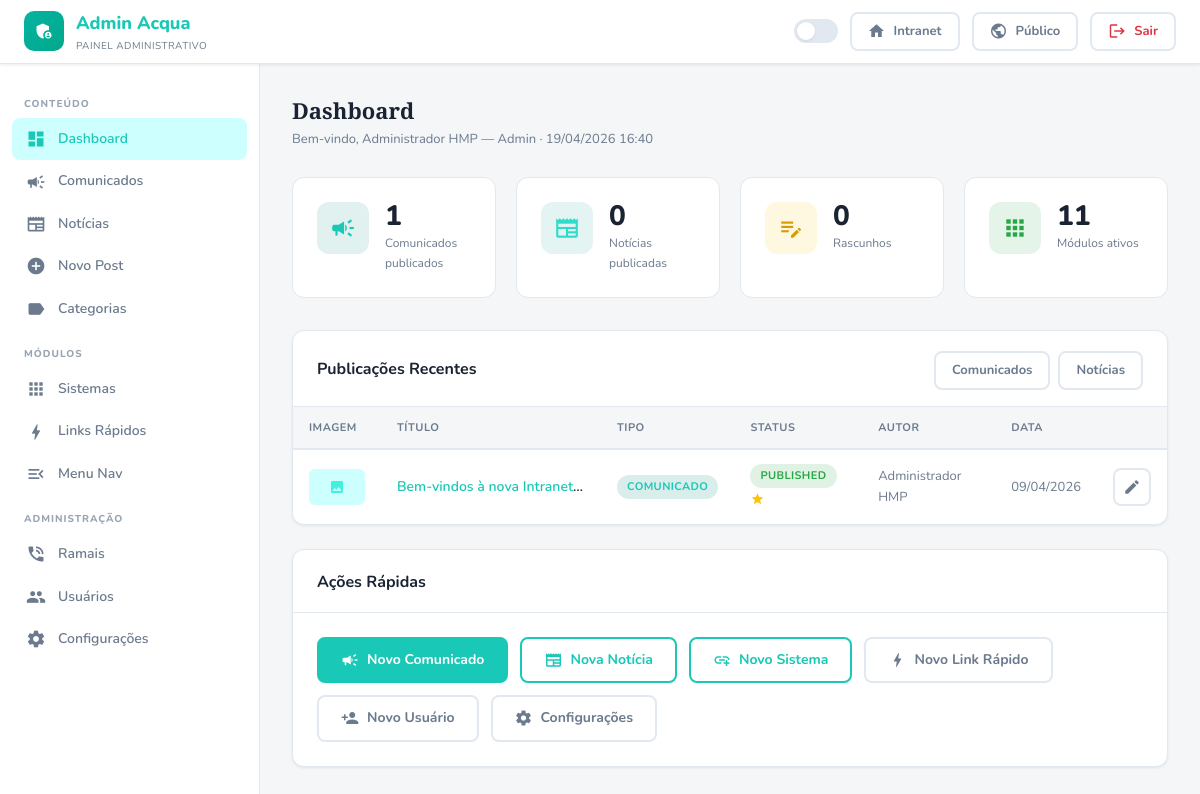
/admin/index.php (signed in), run on an earlier commit of the app's database.
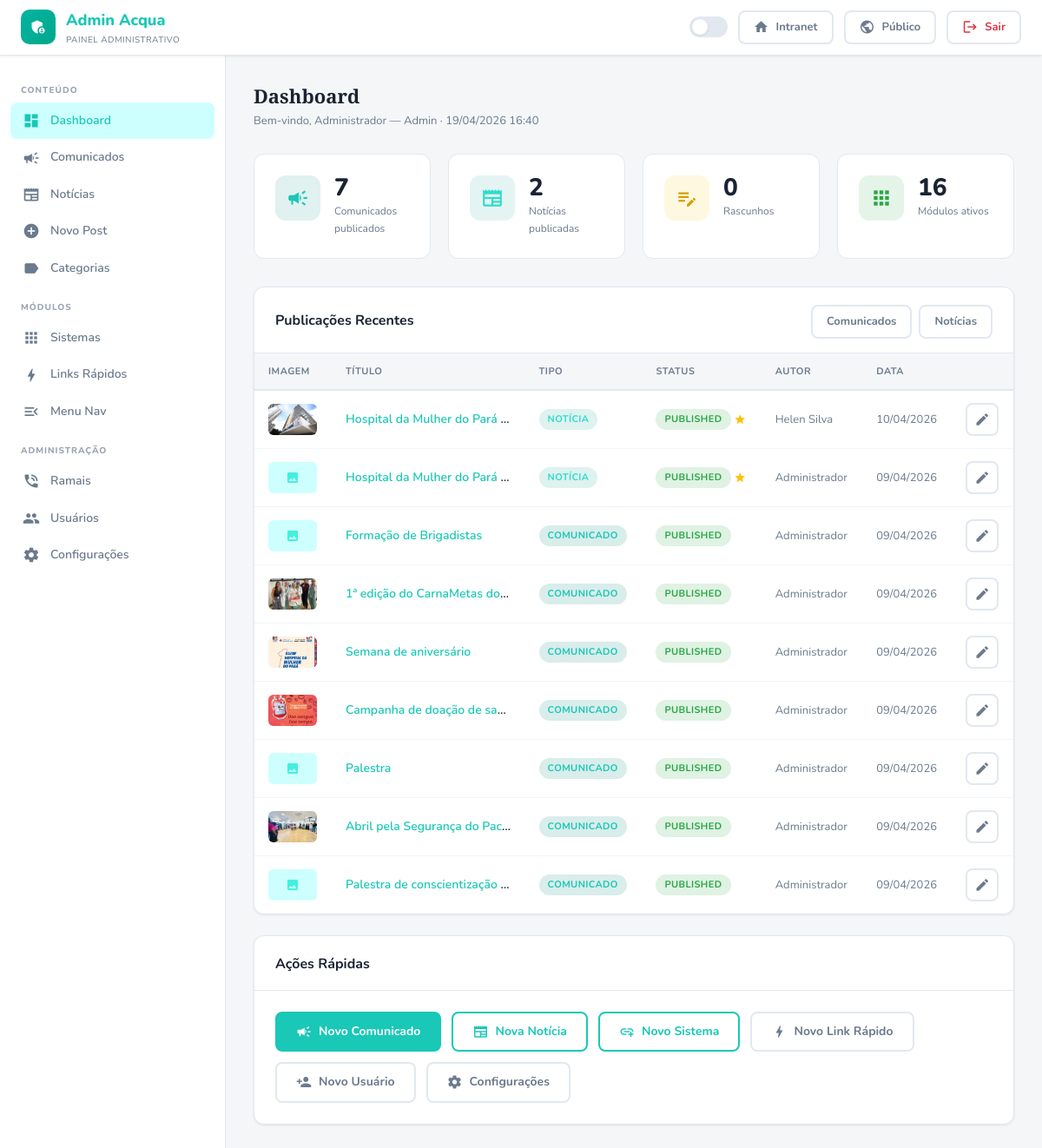
And on a later commit of the database.
### tables this page shows
CREATE TABLE `posts` (
  `id` int(11) NOT NULL AUTO_INCREMENT,
  `title` varchar(255) NOT NULL,
  `slug` varchar(300) NOT NULL,
  `summary` text DEFAULT NULL,
  `content` longtext NOT NULL,
  `cover_image` varchar(255) DEFAULT NULL,
  `cover_image_alt` varchar(255) DEFAULT NULL,
  `cover_image_caption` text DEFAULT NULL,
  `type` enum('comunicado','noticia') NOT NULL,
  `category_id` int(11) DEFAULT NULL,
  `author_id` int(11) NOT NULL,
  `status` enum('draft','published','archived') DEFAULT 'draft',
  `is_featured` tinyint(1) DEFAULT 0,
  `is_public` tinyint(1) DEFAULT 1,
  `views` int(11) DEFAULT 0,
  `published_at` datetime DEFAULT NULL,
  `created_at` datetime DEFAULT current_timestamp(),
  `updated_at` datetime DEFAULT current_timestamp() ON UPDATE current_timestamp(),
  PRIMARY KEY (`id`),
  UNIQUE KEY `slug` (`slug`),
  KEY `category_id` (`category_id`),
  KEY `author_id` (`author_id`),
  CONSTRAINT `posts_ibfk_1` FOREIGN KEY (`category_id`) REFERENCES `categories` (`id`) ON DELETE SET NULL,
  CONSTRAINT `posts_ibfk_2` FOREIGN KEY (`author_id`) REFERENCES `users` (`id`) ON DELETE CASCADE
);

CREATE TABLE `users` (
  `id` int(11) NOT NULL AUTO_INCREMENT,
  `name` varchar(150) NOT NULL,
  `email` varchar(200) NOT NULL,
  `password` varchar(255) NOT NULL,
  `role` enum('admin','editor','user') DEFAULT 'user',
  `sector` varchar(100) DEFAULT NULL,
  `avatar` varchar(255) DEFAULT NULL,
  `active` tinyint(1) DEFAULT 1,
  `dark_mode` tinyint(1) DEFAULT 0,
  `last_login` datetime DEFAULT NULL,
  `created_at` datetime DEFAULT current_timestamp(),
  `updated_at` datetime DEFAULT current_timestamp() ON UPDATE current_timestamp(),
  PRIMARY KEY (`id`),
  UNIQUE KEY `email` (`email`)
);

### includes/database.php (called while the page is built, shortened)
<?php
class Database {
    private static ?PDO $instance = null;
    public static function getInstance(): PDO {
        if (self::$instance === null) {
            $dsn = 'mysql:host=' . DB_HOST . ';dbname=' . DB_NAME . ';charset=' . DB_CHARSET;
            try {
                self::$instance = new PDO($dsn, DB_USER, DB_PASS, [
                    PDO::ATTR_ERRMODE            => PDO::ERRMODE_EXCEPTION,
                    PDO::ATTR_DEFAULT_FETCH_MODE => PDO::FETCH_ASSOC,
                    PDO::ATTR_EMULATE_PREPARES   => false,
                ]);
            } catch (PDOException $e) {
                die(json_encode(['error' => 'Falha na conexão com o banco de dados.']));
            }
        }
        return self::$instance;
    }
    public static function query(string $sql, array $params = []): \PDOStatement {
        $stmt = self::getInstance()->prepare($sql);
        $stmt->execute($params);
        return $stmt;
    }
    public static function fetchAll(string $sql, array $params = []): array {
        return self::query($sql, $params)->fetchAll();
    }
    public static function count(string $sql, array $params = []): int {
        return (int) self::query($sql, $params)->fetchColumn();
    }
}

### includes/functions.php (called while the page is built, shortened)
<?php
function formatDate(string $date, string $format = 'd/m/Y'): string {
    return date($format, strtotime($date));
}

### admin/index.php (the view, shortened to what the changed rows need)
<?php
require_once __DIR__ . '/../includes/database.php';
require_once __DIR__ . '/../includes/functions.php';
$isDark = ($_SESSION['dark_mode'] ?? false) || (isset($_COOKIE['acqua_dark']) && $_COOKIE['acqua_dark'] === 'dark');
$stats = [
    'comunicados' => Database::count("SELECT COUNT(*) FROM posts WHERE type='comunicado' AND status='published'"),
    'noticias'    => Database::count("SELECT COUNT(*) FROM posts WHERE type='noticia' AND status='published'"),
    'rascunhos'   => Database::count("SELECT COUNT(*) FROM posts WHERE status='draft'"),
    'modulos'     => Database::count("SELECT COUNT(*) FROM modules WHERE active=1"),
];
$recentPosts = Database::fetchAll("SELECT p.*,u.name as author FROM posts p LEFT JOIN users u ON u.id=p.author_id ORDER BY p.created_at DESC LIMIT 10");
?>
<!DOCTYPE html>
<html lang="pt-BR" data-theme="<?= $isDark ? 'dark' : 'light' ?>">
<head>
  <link rel="stylesheet" href="<?= BASE_URL ?>/assets/css/style.css">
</head>
<body class="fade-in">
<div class="admin-layout">
  <main class="admin-main">
    <div style="margin-bottom:28px">
      <h1 style="font-size:22px;margin-bottom:4px">Dashboard</h1>
      <p class="text-muted text-sm">Bem-vindo, <?= htmlspecialchars($_SESSION['user_name']) ?> — <?= htmlspecialchars(ucfirst($_SESSION['user_role'])) ?> · <?= date('d/m/Y H:i') ?></p>
    </div>
    <div class="stat-cards">
      <div class="stat-card">
        <div><div class="stat-value" data-count="<?= $stats['comunicados'] ?>"><?= $stats['comunicados'] ?></div><div class="stat-label">Comunicados publicados</div></div>
      </div>
      <div class="stat-card">
        <div><div class="stat-value" data-count="<?= $stats['noticias'] ?>"><?= $stats['noticias'] ?></div><div class="stat-label">Notícias publicadas</div></div>
      </div>
      <div class="stat-card">
        <div><div class="stat-value" data-count="<?= $stats['rascunhos'] ?>"><?= $stats['rascunhos'] ?></div><div class="stat-label">Rascunhos</div></div>
      </div>
      <div class="stat-card">
        <div><div class="stat-value" data-count="<?= $stats['modulos'] ?>"><?= $stats['modulos'] ?></div><div class="stat-label">Módulos ativos</div></div>
      </div>
    </div>
    <div class="card mb-3">
      <div class="table-responsive">
        <table class="table">
          <thead><tr><th>Imagem</th><th>Título</th><th>Tipo</th><th>Status</th><th>Autor</th><th>Data</th><th></th></tr></thead>
          <tbody>
            <?php foreach ($recentPosts as $p): ?>
            <tr>
              <td>
                <?php if (!empty($p['cover_image']) && file_exists(UPLOAD_DIR . $p['cover_image'])): ?>
                <img src="<?= UPLOAD_URL . htmlspecialchars($p['cover_image']) ?>" style="width:56px;height:36px;object-fit:cover;border-radius:6px;display:block" alt="">
                <?php else: ?>
                <div style="width:56px;height:36px;background:var(--primary-xlight);border-radius:6px;display:flex;align-items:center;justify-content:center"><span class="material-icons" style="font-size:16px;color:var(--primary-light)">image</span></div>
                <?php endif; ?>
              </td>
              <td style="font-weight:600;max-width:220px;overflow:hidden;text-overflow:ellipsis;white-space:nowrap">
                <a href="posts.php?action=edit&id=<?= $p['id'] ?>&type=<?= $p['type'] ?>"><?= htmlspecialchars($p['title']) ?></a>
              </td>
              <td><?php if ($p['type']==='comunicado'): ?><span class="badge badge-comunicado">Comunicado</span><?php else: ?><span class="badge badge-noticia">Notícia</span><?php endif; ?></td>
              <td>
                <?php $sc=['published'=>'badge-success','draft'=>'badge-warning','archived'=>'badge-info'][$p['status']]??'badge-info'; ?>
                <span class="badge <?= $sc ?>"><?= $p['status'] ?></span>
                <?php if ($p['is_featured']): ?> <span class="material-icons" style="font-size:14px;color:#ffc107;vertical-align:middle">star</span><?php endif; ?>
              </td>
              <td class="text-sm text-muted"><?= htmlspecialchars($p['author']) ?></td>
              <td class="text-sm text-muted"><?= formatDate($p['created_at']) ?></td>
              <td>
                <a href="posts.php?action=edit&id=<?= $p['id'] ?>&type=<?= $p['type'] ?>" class="btn btn-ghost btn-sm btn-icon"><span class="material-icons" style="font-size:18px">edit</span></a>
              </td>
            </tr>
            <?php endforeach; ?>
          </tbody>
        </table>
      </div>
    </div>
  </main>
</div>
</body>
</html>

What changed in the data, as far as the page shows it:
removed posts: views "0", title "Bem-vindos à nova Intranet…", type "COMUNICADO", status "PUBLISHED", is_featured 1 (drawn), author.name "Administrador HMP", created_at "09/04/2026"
added posts: id "7", views "2", is_featured "0", cover_image (picture), title "Campanha de doação de sa…", type "COMUNICADO", status "PUBLISHED", author.name "Administrador", created_at "09/04/2026"
added posts: cover_image (picture), title "Hospital da Mulher do Pará…", type "NOTÍCIA", status "PUBLISHED", is_featured 1 (drawn), author.name "Helen Silva", created_at "10/04/2026"
added posts: title "Hospital da Mulher do Pará…", type "NOTÍCIA", status "PUBLISHED", is_featured 1 (drawn), author.name "Administrador", created_at "09/04/2026"
added posts: title "Formação de Brigadistas", type "COMUNICADO", status "PUBLISHED", author.name "Administrador", created_at "09/04/2026"
added posts: cover_image (picture), title "1ª edição do CarnaMetas do…", type "COMUNICADO", status "PUBLISHED", author.name "Administrador", created_at "09/04/2026"
added posts: cover_image (picture), title "Semana de aniversário", type "COMUNICADO", status "PUBLISHED", author.name "Administrador", created_at "09/04/2026"
added posts: title "Palestra", type "COMUNICADO", status "PUBLISHED", author.name "Administrador", created_at "09/04/2026"
added posts: cover_image (picture), title "Abril pela Segurança do Pac…", type "COMUNICADO", status "PUBLISHED", author.name "Administrador", created_at "09/04/2026"
added posts: title "Palestra de conscientização…", type "COMUNICADO", status "PUBLISHED", author.name "Administrador", created_at "09/04/2026"
Also different on the page:
$_SESSION['user_name']: "Administrador HMP" → "Administrador"
$stats['modulos']: "11" → "16"
$stats['comunicados']: "1" → (not shown)
